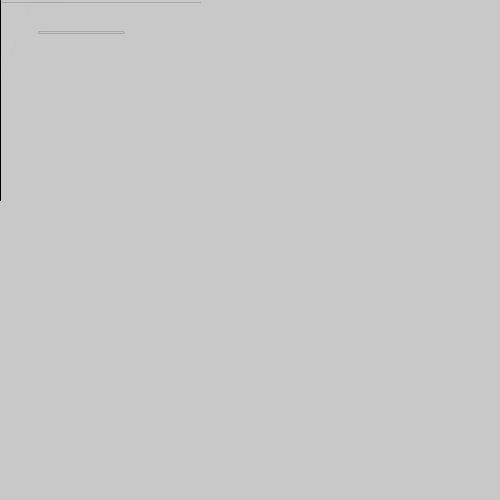
Frame 1 (no input)
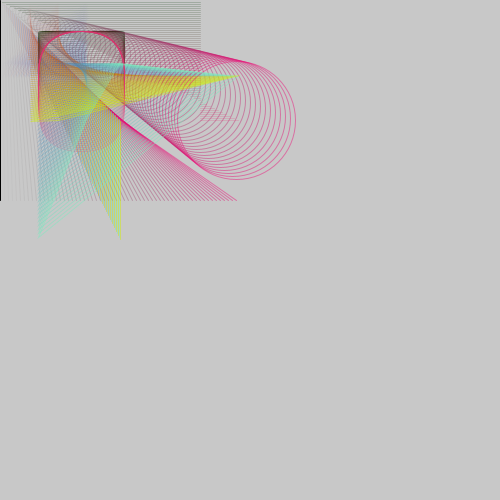
Frame 60 (the mouse pressed at the canvas centre just before this capture)
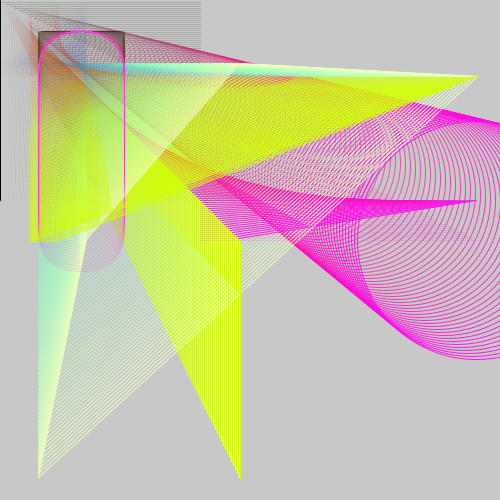
Frame 120 (the mouse held since frame 60 and released just before this capture)

The Processing sketch that drew these frames (run headless with seeded random() and noise(); from frame 60 on, the mouse is pressed at the canvas centre):

// Processing sketch: processing_168593
// ── processing_168593.pde

float a = 0;
int b = 0;
float c = 0;

void setup() {
  size(500, 500);
  background(200);
}

void draw(){
  
  noFill();
  ellipse(a,c,b,b);
  line(b,b,a,200);
  c = b+0.1;
  stroke (b,a,190,c);
  
  a++;
  b++;
  c++;
  
  noFill();
  quad(38, a, 86, c, b, 63, a, 76);
  line(b,c,b,a);
  stroke(a,50,b,50);
 
  a++;
  b++;
  c++;
  noFill();
  rect(38, 31, 86, c, b, 63, a, 76);
  line(200,b,a,c);
  c = b+0.1;
  stroke (210,a,0,c);
  
  a++;
  c++;
  
  noFill();
  triangle(30, c, 58, b, a, 75);
  line(b,c,b,a);
  stroke(a,10,b,c);
 
  a++;
  c++;
}
